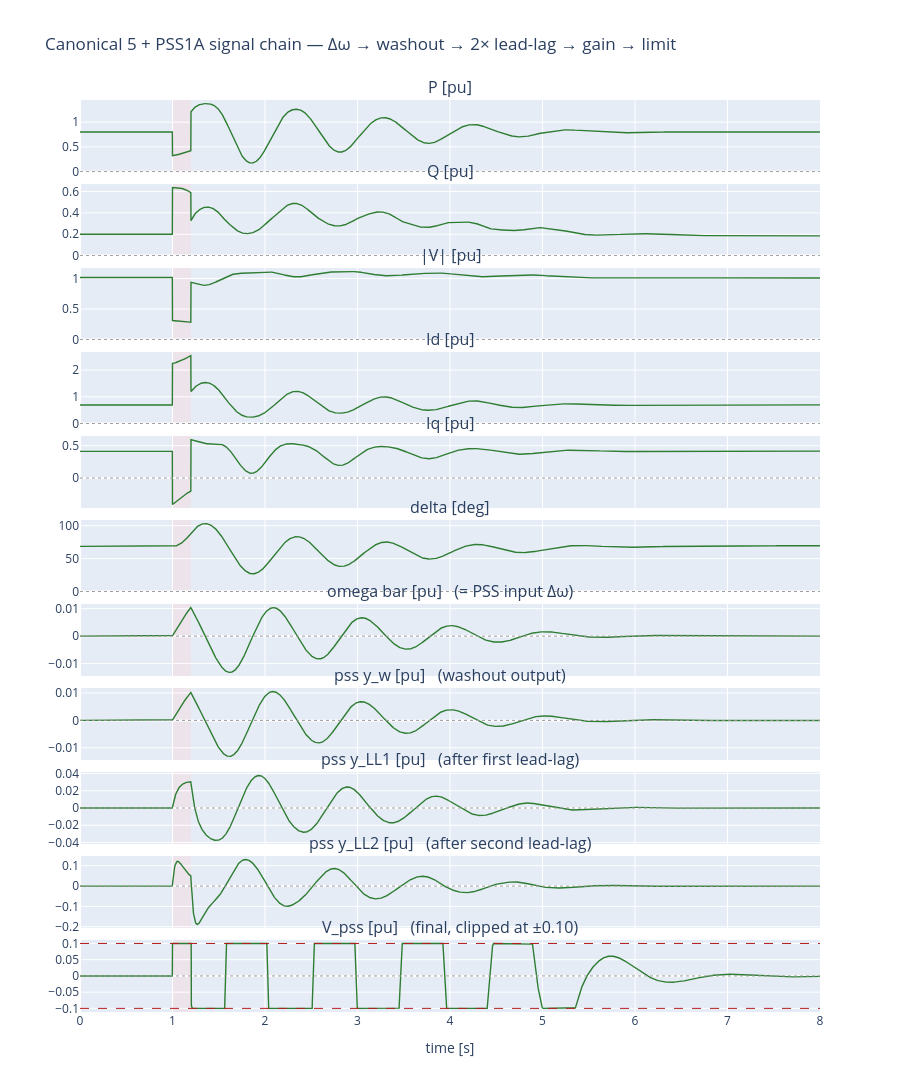

Notebook code cell kept with this figure:
### Markdown cell above
## 10. PSS signal anatomy

Trace each block in the PSS chain to see exactly what the
stabiliser is doing.  Same fault, AVR + PSS run.  The plotted
signals are:

- `omega` — rotor slip $\bar\omega$ (input to PSS)
- `pss_y_w` — washout output (Δω with DC removed)
- `pss_y_LL1` — first lead-lag output
- `pss_y_LL2` — second lead-lag output
- `Vpss` — final stabiliser output (after gain `Ks` and ± limit)

Watch the saturation behaviour: during the first ~2 s post-fault
the PSS rails at ±0.10 (full damping torque demanded but limited);
after the rotor returns to small deviations the PSS comes off the
limit and operates linearly.

### Code cell
g3 = GENROU(D=3.0); a3 = ST1A(); p3 = PSS1A()
r3 = run_smib_genrou_avr_pss(g3, a3, p3, n, t_end=8.0, h=2e-3,
                              scenarios=[f200], init_V=V1, init_S=S)

# Canonical 5 first (P, Q, |V|, Id, Iq), then sync-machine supplementary
# (delta, omega), then the PSS-internal chain (y_w through Vpss).
panels = [
    ('P [pu]',                                 r3.traces['P']),
    ('Q [pu]',                                 r3.traces['Q']),
    ('|V| [pu]',                               r3.traces['|V|']),
    ('Id [pu]',                                r3.traces['Id']),
    ('Iq [pu]',                                r3.traces['Iq']),
    ('delta [deg]',                            np.degrees(r3.traces['delta'])),
    ('omega bar [pu]   (= PSS input Δω)',      r3.traces['omega']),
    ('pss y_w [pu]   (washout output)',        r3.traces['pss_y_w']),
    ('pss y_LL1 [pu]   (after first lead-lag)', r3.traces['pss_y_LL1']),
    ('pss y_LL2 [pu]   (after second lead-lag)', r3.traces['pss_y_LL2']),
    ('V_pss [pu]   (final, clipped at ±0.10)', r3.traces['Vpss']),
]
fig = make_subplots(rows=len(panels), cols=1, shared_xaxes=True,
                    vertical_spacing=0.013,
                    subplot_titles=[p[0] for p in panels])
for i, (lbl, arr) in enumerate(panels, start=1):
    fig.add_trace(go.Scatter(x=r3.t, y=arr, mode='lines',
                             line=dict(color='#2E7D32', width=1.4),
                             showlegend=False), row=i, col=1)
    fig.add_vrect(x0=1.0, x1=1.20, fillcolor='#FFCDD2', opacity=0.3,
                  layer='below', line_width=0, row=i, col=1)
    fig.add_hline(y=0, line=dict(color='#999', dash='dot', width=1),
                  row=i, col=1)
# Mark Vpss limits explicitly on the last panel.
fig.add_hline(y=0.10,  line=dict(color='#B71C1C', dash='dash', width=1), row=len(panels), col=1)
fig.add_hline(y=-0.10, line=dict(color='#B71C1C', dash='dash', width=1), row=len(panels), col=1)
fig.update_xaxes(title_text='time [s]', row=len(panels), col=1)
fig.update_layout(height=130*len(panels), width=900,
                  title='Canonical 5 + PSS1A signal chain — Δω → washout → 2× lead-lag → gain → limit')
fig.show()

# Summary stats
sat_frac = float((np.abs(r3.traces['Vpss']) >= 0.10 - 1e-6).sum() / len(r3.traces['Vpss']))
print(f'Fraction of run with Vpss at the ±0.10 limit: {sat_frac*100:.1f}%')
print(f'Peak |Vpss| during run:                       {np.abs(r3.traces["Vpss"]).max():.4f} pu')
print(f'Peak |y_LL2| (pre-gain, pre-limit):           {np.abs(r3.traces["pss_y_LL2"]).max():.6f} pu')
print(f'Implied unlimited Vpss demand peak:           {20 * np.abs(r3.traces["pss_y_LL2"]).max():.4f} pu')
print("   (the gap between unlimited and clipped is what the limiter is doing)")

### Figure 1 — Plotly figure (JSON) as saved in the notebook; plotly's stock layout.template omitted (floating-point values rounded to 4 significant figures; data arrays with more than 128 entries replaced by an {"elided": "..."} marker saying what was removed)
{"data": [{"line": {"color": "#2E7D32", "width": 1.4}, "mode": "lines", "showlegend": false, "type": "scatter", "x": {"elided": "4001 float values"}, "xaxis": "x", "y": {"elided": "4001 float values"}, "yaxis": "y"}, {"line": {"color": "#2E7D32", "width": 1.4}, "mode": "lines", "showlegend": false, "type": "scatter", "x": {"elided": "4001 float values"}, "xaxis": "x2", "y": {"elided": "4001 float values"}, "yaxis": "y2"}, {"line": {"color": "#2E7D32", "width": 1.4}, "mode": "lines", "showlegend": false, "type": "scatter", "x": {"elided": "4001 float values"}, "xaxis": "x3", "y": {"elided": "4001 float values"}, "yaxis": "y3"}, {"line": {"color": "#2E7D32", "width": 1.4}, "mode": "lines", "showlegend": false, "type": "scatter", "x": {"elided": "4001 float values"}, "xaxis": "x4", "y": {"elided": "4001 float values"}, "yaxis": "y4"}, {"line": {"color": "#2E7D32", "width": 1.4}, "mode": "lines", "showlegend": false, "type": "scatter", "x": {"elided": "4001 float values"}, "xaxis": "x5", "y": {"elided": "4001 float values"}, "yaxis": "y5"}, {"line": {"color": "#2E7D32", "width": 1.4}, "mode": "lines", "showlegend": false, "type": "scatter", "x": {"elided": "4001 float values"}, "xaxis": "x6", "y": {"elided": "4001 float values"}, "yaxis": "y6"}, {"line": {"color": "#2E7D32", "width": 1.4}, "mode": "lines", "showlegend": false, "type": "scatter", "x": {"elided": "4001 float values"}, "xaxis": "x7", "y": {"elided": "4001 float values"}, "yaxis": "y7"}, {"line": {"color": "#2E7D32", "width": 1.4}, "mode": "lines", "showlegend": false, "type": "scatter", "x": {"elided": "4001 float values"}, "xaxis": "x8", "y": {"elided": "4001 float values"}, "yaxis": "y8"}, {"line": {"color": "#2E7D32", "width": 1.4}, "mode": "lines", "showlegend": false, "type": "scatter", "x": {"elided": "4001 float values"}, "xaxis": "x9", "y": {"elided": "4001 float values"}, "yaxis": "y9"}, {"line": {"color": "#2E7D32", "width": 1.4}, "mode": "lines", "showlegend": false, "type": "scatter", "x": {"elided": "4001 float values"}, "xaxis": "x10", "y": {"elided": "4001 float values"}, "yaxis": "y10"}, {"line": {"color": "#2E7D32", "width": 1.4}, "mode": "lines", "showlegend": false, "type": "scatter", "x": {"elided": "4001 float values"}, "xaxis": "x11", "y": {"elided": "4001 float values"}, "yaxis": "y11"}], "layout": {"annotations": [{"font": {"size": 16}, "showarrow": false, "text": "P [pu]", "x": 0.5, "xanchor": "center", "xref": "paper", "y": 1.0, "yanchor": "bottom", "yref": "paper"}, {"font": {"size": 16}, "showarrow": false, "text": "Q [pu]", "x": 0.5, "xanchor": "center", "xref": "paper", "y": 0.9079, "yanchor": "bottom", "yref": "paper"}, {"font": {"size": 16}, "showarrow": false, "text": "|V| [pu]", "x": 0.5, "xanchor": "center", "xref": "paper", "y": 0.8158, "yanchor": "bottom", "yref": "paper"}, {"font": {"size": 16}, "showarrow": false, "text": "Id [pu]", "x": 0.5, "xanchor": "center", "xref": "paper", "y": 0.7237, "yanchor": "bottom", "yref": "paper"}, {"font": {"size": 16}, "showarrow": false, "text": "Iq [pu]", "x": 0.5, "xanchor": "center", "xref": "paper", "y": 0.6316, "yanchor": "bottom", "yref": "paper"}, {"font": {"size": 16}, "showarrow": false, "text": "delta [deg]", "x": 0.5, "xanchor": "center", "xref": "paper", "y": 0.5395, "yanchor": "bottom", "yref": "paper"}, {"font": {"size": 16}, "showarrow": false, "text": "omega bar [pu]   (= PSS input Δω)", "x": 0.5, "xanchor": "center", "xref": "paper", "y": 0.4475, "yanchor": "bottom", "yref": "paper"}, {"font": {"size": 16}, "showarrow": false, "text": "pss y_w [pu]   (washout output)", "x": 0.5, "xanchor": "center", "xref": "paper", "y": 0.3554, "yanchor": "bottom", "yref": "paper"}, {"font": {"size": 16}, "showarrow": false, "text": "pss y_LL1 [pu]   (after first lead-lag)", "x": 0.5, "xanchor": "center", "xref": "paper", "y": 0.2633, "yanchor": "bottom", "yref": "paper"}, {"font": {"size": 16}, "showarrow": false, "text": "pss y_LL2 [pu]   (after second lead-lag)", "x": 0.5, "xanchor": "center", "xref": "paper", "y": 0.1712, "yanchor": "bottom", "yref": "paper"}, {"font": {"size": 16}, "showarrow": false, "text": "V_pss [pu]   (final, clipped at ±0.10)", "x": 0.5, "xanchor": "center", "xref": "paper", "y": 0.07909, "yanchor": "bottom", "yref": "paper"}], "height": 1430, "shapes": [{"fillcolor": "#FFCDD2", "layer": "below", "line": {"width": 0}, "opacity": 0.3, "type": "rect", "x0": 1.0, "x1": 1.2, "xref": "x", "y0": 0, "y1": 1, "yref": "y domain"}, {"line": {"color": "#999", "dash": "dot", "width": 1}, "type": "line", "x0": 0, "x1": 1, "xref": "x domain", "y0": 0, "y1": 0, "yref": "y"}, {"fillcolor": "#FFCDD2", "layer": "below", "line": {"width": 0}, "opacity": 0.3, "type": "rect", "x0": 1.0, "x1": 1.2, "xref": "x2", "y0": 0, "y1": 1, "yref": "y2 domain"}, {"line": {"color": "#999", "dash": "dot", "width": 1}, "type": "line", "x0": 0, "x1": 1, "xref": "x2 domain", "y0": 0, "y1": 0, "yref": "y2"}, {"fillcolor": "#FFCDD2", "layer": "below", "line": {"width": 0}, "opacity": 0.3, "type": "rect", "x0": 1.0, "x1": 1.2, "xref": "x3", "y0": 0, "y1": 1, "yref": "y3 domain"}, {"line": {"color": "#999", "dash": "dot", "width": 1}, "type": "line", "x0": 0, "x1": 1, "xref": "x3 domain", "y0": 0, "y1": 0, "yref": "y3"}, {"fillcolor": "#FFCDD2", "layer": "below", "line": {"width": 0}, "opacity": 0.3, "type": "rect", "x0": 1.0, "x1": 1.2, "xref": "x4", "y0": 0, "y1": 1, "yref": "y4 domain"}, {"line": {"color": "#999", "dash": "dot", "width": 1}, "type": "line", "x0": 0, "x1": 1, "xref": "x4 domain", "y0": 0, "y1": 0, "yref": "y4"}, {"fillcolor": "#FFCDD2", "layer": "below", "line": {"width": 0}, "opacity": 0.3, "type": "rect", "x0": 1.0, "x1": 1.2, "xref": "x5", "y0": 0, "y1": 1, "yref": "y5 domain"}, {"line": {"color": "#999", "dash": "dot", "width": 1}, "type": "line", "x0": 0, "x1": 1, "xref": "x5 domain", "y0": 0, "y1": 0, "yref": "y5"}, {"fillcolor": "#FFCDD2", "layer": "below", "line": {"width": 0}, "opacity": 0.3, "type": "rect", "x0": 1.0, "x1": 1.2, "xref": "x6", "y0": 0, "y1": 1, "yref": "y6 domain"}, {"line": {"color": "#999", "dash": "dot", "width": 1}, "type": "line", "x0": 0, "x1": 1, "xref": "x6 domain", "y0": 0, "y1": 0, "yref": "y6"}, {"fillcolor": "#FFCDD2", "layer": "below", "line": {"width": 0}, "opacity": 0.3, "type": "rect", "x0": 1.0, "x1": 1.2, "xref": "x7", "y0": 0, "y1": 1, "yref": "y7 domain"}, {"line": {"color": "#999", "dash": "dot", "width": 1}, "type": "line", "x0": 0, "x1": 1, "xref": "x7 domain", "y0": 0, "y1": 0, "yref": "y7"}, {"fillcolor": "#FFCDD2", "layer": "below", "line": {"width": 0}, "opacity": 0.3, "type": "rect", "x0": 1.0, "x1": 1.2, "xref": "x8", "y0": 0, "y1": 1, "yref": "y8 domain"}, {"line": {"color": "#999", "dash": "dot", "width": 1}, "type": "line", "x0": 0, "x1": 1, "xref": "x8 domain", "y0": 0, "y1": 0, "yref": "y8"}, {"fillcolor": "#FFCDD2", "layer": "below", "line": {"width": 0}, "opacity": 0.3, "type": "rect", "x0": 1.0, "x1": 1.2, "xref": "x9", "y0": 0, "y1": 1, "yref": "y9 domain"}, {"line": {"color": "#999", "dash": "dot", "width": 1}, "type": "line", "x0": 0, "x1": 1, "xref": "x9 domain", "y0": 0, "y1": 0, "yref": "y9"}, {"fillcolor": "#FFCDD2", "layer": "below", "line": {"width": 0}, "opacity": 0.3, "type": "rect", "x0": 1.0, "x1": 1.2, "xref": "x10", "y0": 0, "y1": 1, "yref": "y10 domain"}, {"line": {"color": "#999", "dash": "dot", "width": 1}, "type": "line", "x0": 0, "x1": 1, "xref": "x10 domain", "y0": 0, "y1": 0, "yref": "y10"}, {"fillcolor": "#FFCDD2", "layer": "below", "line": {"width": 0}, "opacity": 0.3, "type": "rect", "x0": 1.0, "x1": 1.2, "xref": "x11", "y0": 0, "y1": 1, "yref": "y11 domain"}, {"line": {"color": "#999", "dash": "dot", "width": 1}, "type": "line", "x0": 0, "x1": 1, "xref": "x11 domain", "y0": 0, "y1": 0, "yref": "y11"}, {"line": {"color": "#B71C1C", "dash": "dash", "width": 1}, "type": "line", "x0": 0, "x1": 1, "xref": "x11 domain", "y0": 0.1, "y1": 0.1, "yref": "y11"}, {"line": {"color": "#B71C1C", "dash": "dash", "width": 1}, "type": "line", "x0": 0, "x1": 1, "xref": "x11 domain", "y0": -0.1, "y1": -0.1, "yref": "y11"}], "title": {"text": "Canonical 5 + PSS1A signal chain — Δω → washout → 2× lead-lag → gain → limit"}, "width": 900, "xaxis": {"anchor": "y", "domain": [0.0, 1.0], "matches": "x11", "showticklabels": false}, "xaxis10": {"anchor": "y10", "domain": [0.0, 1.0], "matches": "x11", "showticklabels": false}, "xaxis11": {"anchor": "y11", "domain": [0.0, 1.0], "title": {"text": "time [s]"}}, "xaxis2": {"anchor": "y2", "domain": [0.0, 1.0], "matches": "x11", "showticklabels": false}, "xaxis3": {"anchor": "y3", "domain": [0.0, 1.0], "matches": "x11", "showticklabels": false}, "xaxis4": {"anchor": "y4", "domain": [0.0, 1.0], "matches": "x11", "showticklabels": false}, "xaxis5": {"anchor": "y5", "domain": [0.0, 1.0], "matches": "x11", "showticklabels": false}, "xaxis6": {"anchor": "y6", "domain": [0.0, 1.0], "matches": "x11", "showticklabels": false}, "xaxis7": {"anchor": "y7", "domain": [0.0, 1.0], "matches": "x11", "showticklabels": false}, "xaxis8": {"anchor": "y8", "domain": [0.0, 1.0], "matches": "x11", "showticklabels": false}, "xaxis9": {"anchor": "y9", "domain": [0.0, 1.0], "matches": "x11", "showticklabels": false}, "yaxis": {"anchor": "x", "domain": [0.9209, 1.0]}, "yaxis10": {"anchor": "x10", "domain": [0.09209, 0.1712]}, "yaxis11": {"anchor": "x11", "domain": [0.0, 0.07909]}, "yaxis2": {"anchor": "x2", "domain": [0.8288, 0.9079]}, "yaxis3": {"anchor": "x3", "domain": [0.7367, 0.8158]}, "yaxis4": {"anchor": "x4", "domain": [0.6446, 0.7237]}, "yaxis5": {"anchor": "x5", "domain": [0.5525, 0.6316]}, "yaxis6": {"anchor": "x6", "domain": [0.4605, 0.5395]}, "yaxis7": {"anchor": "x7", "domain": [0.3684, 0.4475]}, "yaxis8": {"anchor": "x8", "domain": [0.2763, 0.3554]}, "yaxis9": {"anchor": "x9", "domain": [0.1842, 0.2633]}}}
